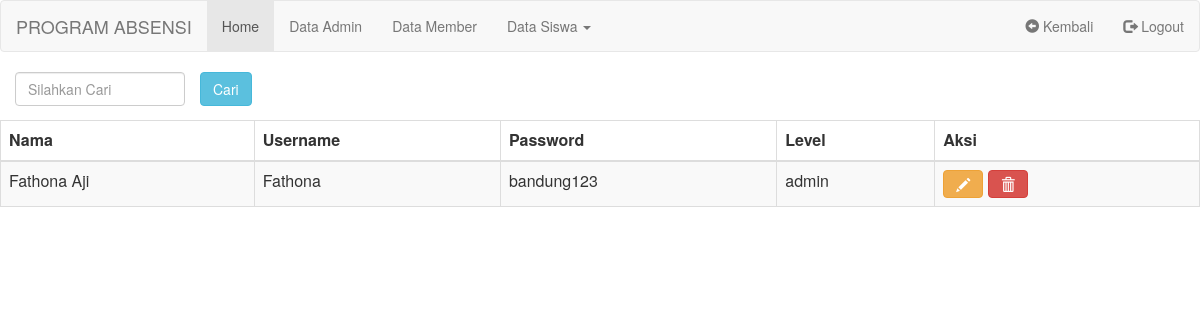
The app's page /on-admin/admindata/admindata.php with its own data.
### tables this page shows
CREATE TABLE `users` (
  `id_user` int(10) NOT NULL,
  `nama` varchar(200) NOT NULL,
  `username` varchar(200) NOT NULL,
  `password` text NOT NULL,
  `level_user` varchar(150) NOT NULL DEFAULT 'member'
);

### on-admin/admindata/admindata.php (the view, shortened to what this page needs)
<html>
<head>
		<link rel="stylesheet" type="text/css" href="../../bootstrap/css/bootstrap.css">
</head>
<body>
	<nav class="navbar navbar-default">
		<div class="container-fluid">
		<div class="navbar-header">
			<a class="navbar-brand" href="../../about.php">PROGRAM ABSENSI</a>
		</div>
				<ul class="nav navbar-nav">
					<li class="active"><a href="../index.php">Home</a></li>
					<li><a href="admindata.php">Data Admin</a></li>
					<li><a href="../memberdata/memberdata.php">Data Member</a></li>
					<li class="dropdown">
						<a class="dropdown-toggle" data-toggle="dropdown" href="#">Data Siswa
						<span class="caret"></span></a>
					</li>
				</ul>
				<ul class="nav navbar-nav navbar-right">
				<li><a href="#" onClick="history.go(-1);"><span class="glyphicon glyphicon-circle-arrow-left"></span> Kembali</a></li>
				<li><a href="../logout/logout.php" onclick="return confirm('Apakah anda yakin ingin keluar?')"><span class="glyphicon glyphicon-log-out"></span> Logout</a></li>
				</ul>
		</div>
	</nav>
<?php
	include "../../config/config.php";
	$cari = null;
	$query = $dbconnect->query("SELECT * FROM users WHERE level_user ='admin' and nama LIKE '%".$cari."%' ");
?>
<form method="post" action="<?php echo $_SERVER['SCRIPT_NAME'];?>">
				<div class="col-sm-2">
					<input type="text" name="search" class="form-control" placeholder="Silahkan Cari">
				</div>
				<input type="submit" name="cari" value="Cari" class="btn btn-info">
				</form>
	<table class="table table-bordered table-striped table-hover">
		<thead>
			<tr>
				<th>Nama</th>
				<th>Username</th>
				<th>Password</th>
				<th>Level</th>
				<th>Aksi</th>
			</tr>
		</thead>
		 <?php
			while($data = $query->fetch_array()) {
		 ?>
		<tbody>
			<tr>
				<td><?php echo $data['nama']; ?></td>
				<td><?php echo $data['username']; ?></td>
				<td><?php echo $data['password']; ?></td>
				<td><?php echo $data['level_user'];?></td>
				<td><a class ="btn btn-warning btn sm" href="update.php?id=<?php echo $data['id_user']?>">
						<span class="glyphicon glyphicon-pencil"></span>
					</a>
					<a class="btn btn-danger btn sm" href="delete.php?id=<?php echo $data['id_user']?>" onclick="return confirm('Apakah anda yakin ingin menghapusnya?')">
						<span class="glyphicon glyphicon-trash"></span>
					</a>
				</td>
			</tr>
		</tbody>
<?php
	}
?>
	</table>
</body>
</html>

### records on screen
users: nama "Fathona Aji", username "Fathona", password "bandung123", level_user "admin"
